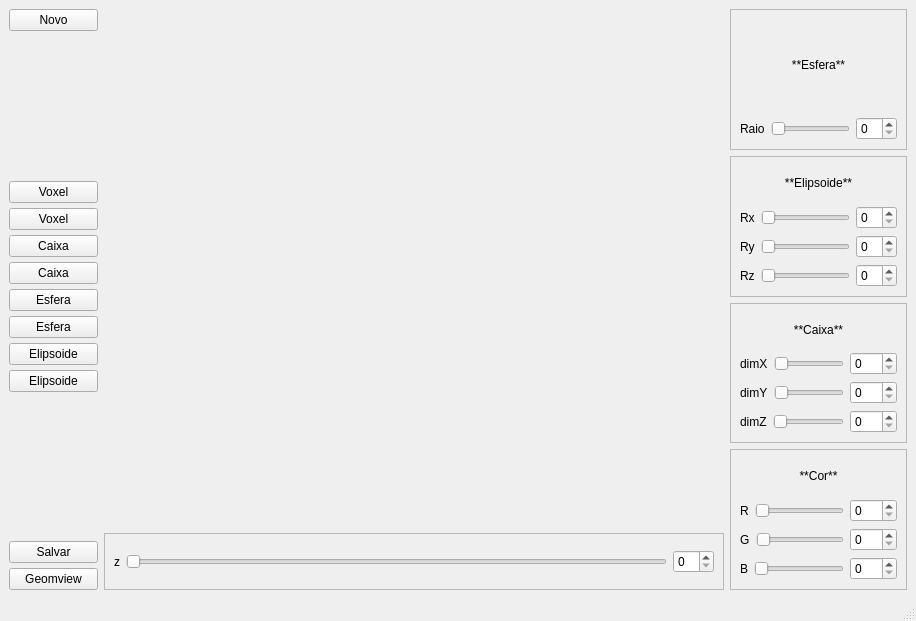
<?xml version="1.0" encoding="UTF-8"?>
<ui version="4.0">
 <class>MainWindow</class>
 <widget class="QMainWindow" name="MainWindow">
  <property name="geometry">
   <rect>
    <x>0</x>
    <y>0</y>
    <width>916</width>
    <height>621</height>
   </rect>
  </property>
  <property name="windowTitle">
   <string>MainWindow</string>
  </property>
  <widget class="QWidget" name="centralwidget">
   <layout class="QHBoxLayout" name="horizontalLayout" stretch="10,70,20">
    <item>
     <layout class="QVBoxLayout" name="verticalLayout">
      <property name="spacing">
       <number>5</number>
      </property>
      <property name="sizeConstraint">
       <enum>QLayout::SetDefaultConstraint</enum>
      </property>
      <property name="bottomMargin">
       <number>0</number>
      </property>
      <item>
       <widget class="QPushButton" name="pushButton">
        <property name="text">
         <string>Novo</string>
        </property>
       </widget>
      </item>
      <item>
       <spacer name="verticalSpacer_2">
        <property name="orientation">
         <enum>Qt::Vertical</enum>
        </property>
        <property name="sizeHint" stdset="0">
         <size>
          <width>20</width>
          <height>40</height>
         </size>
        </property>
       </spacer>
      </item>
      <item>
       <widget class="QPushButton" name="pushButton_2">
        <property name="text">
         <string>Voxel</string>
        </property>
        <property name="icon">
         <iconset theme="add"/>
        </property>
       </widget>
      </item>
      <item>
       <widget class="QPushButton" name="pushButton_3">
        <property name="text">
         <string>Voxel</string>
        </property>
        <property name="icon">
         <iconset theme="remove"/>
        </property>
        <property name="flat">
         <bool>false</bool>
        </property>
       </widget>
      </item>
      <item>
       <widget class="QPushButton" name="pushButton_4">
        <property name="text">
         <string>Caixa</string>
        </property>
        <property name="icon">
         <iconset theme="add"/>
        </property>
       </widget>
      </item>
      <item>
       <widget class="QPushButton" name="pushButton_5">
        <property name="text">
         <string>Caixa</string>
        </property>
        <property name="icon">
         <iconset theme="remove"/>
        </property>
       </widget>
      </item>
      <item>
       <widget class="QPushButton" name="pushButton_6">
        <property name="sizePolicy">
         <sizepolicy hsizetype="Minimum" vsizetype="Preferred">
          <horstretch>0</horstretch>
          <verstretch>0</verstretch>
         </sizepolicy>
        </property>
        <property name="text">
         <string>Esfera</string>
        </property>
        <property name="icon">
         <iconset theme="add"/>
        </property>
       </widget>
      </item>
      <item>
       <widget class="QPushButton" name="pushButton_7">
        <property name="text">
         <string>Esfera</string>
        </property>
        <property name="icon">
         <iconset theme="remove"/>
        </property>
       </widget>
      </item>
      <item>
       <widget class="QPushButton" name="pushButton_8">
        <property name="text">
         <string>Elipsoide</string>
        </property>
        <property name="icon">
         <iconset theme="add"/>
        </property>
       </widget>
      </item>
      <item>
       <widget class="QPushButton" name="pushButton_9">
        <property name="text">
         <string>Elipsoide</string>
        </property>
        <property name="icon">
         <iconset theme="remove"/>
        </property>
       </widget>
      </item>
      <item>
       <spacer name="verticalSpacer">
        <property name="orientation">
         <enum>Qt::Vertical</enum>
        </property>
        <property name="sizeHint" stdset="0">
         <size>
          <width>20</width>
          <height>40</height>
         </size>
        </property>
       </spacer>
      </item>
      <item>
       <widget class="QPushButton" name="pushButton_11">
        <property name="text">
         <string>Salvar</string>
        </property>
       </widget>
      </item>
      <item>
       <widget class="QPushButton" name="pushButton_10">
        <property name="text">
         <string>Geomview</string>
        </property>
       </widget>
      </item>
     </layout>
    </item>
    <item>
     <layout class="QVBoxLayout" name="verticalLayout_8" stretch="90,10">
      <item>
       <widget class="Plotter" name="widget" native="true">
        <property name="sizePolicy">
         <sizepolicy hsizetype="Preferred" vsizetype="Preferred">
          <horstretch>0</horstretch>
          <verstretch>0</verstretch>
         </sizepolicy>
        </property>
       </widget>
      </item>
      <item>
       <widget class="QFrame" name="frame_5">
        <property name="statusTip">
         <string/>
        </property>
        <property name="whatsThis">
         <string/>
        </property>
        <property name="accessibleName">
         <string/>
        </property>
        <property name="frameShape">
         <enum>QFrame::StyledPanel</enum>
        </property>
        <property name="frameShadow">
         <enum>QFrame::Raised</enum>
        </property>
        <layout class="QVBoxLayout" name="verticalLayout_7">
         <item>
          <layout class="QHBoxLayout" name="horizontalLayout_14" stretch="0,95,0">
           <item>
            <widget class="QLabel" name="zLabel">
             <property name="text">
              <string>z</string>
             </property>
            </widget>
           </item>
           <item>
            <widget class="QSlider" name="zSlider">
             <property name="minimum">
              <number>0</number>
             </property>
             <property name="maximum">
              <number>99</number>
             </property>
             <property name="orientation">
              <enum>Qt::Horizontal</enum>
             </property>
            </widget>
           </item>
           <item>
            <widget class="QSpinBox" name="spinBox_13"/>
           </item>
          </layout>
         </item>
        </layout>
       </widget>
      </item>
     </layout>
    </item>
    <item>
     <layout class="QVBoxLayout" name="verticalLayout_6">
      <item>
       <widget class="QFrame" name="frame">
        <property name="statusTip">
         <string/>
        </property>
        <property name="whatsThis">
         <string/>
        </property>
        <property name="accessibleName">
         <string/>
        </property>
        <property name="frameShape">
         <enum>QFrame::StyledPanel</enum>
        </property>
        <property name="frameShadow">
         <enum>QFrame::Raised</enum>
        </property>
        <layout class="QVBoxLayout" name="verticalLayout_2">
         <item>
          <widget class="QLabel" name="sphereTitle">
           <property name="layoutDirection">
            <enum>Qt::LeftToRight</enum>
           </property>
           <property name="autoFillBackground">
            <bool>false</bool>
           </property>
           <property name="text">
            <string>**Esfera**</string>
           </property>
           <property name="textFormat">
            <enum>Qt::MarkdownText</enum>
           </property>
           <property name="alignment">
            <set>Qt::AlignCenter</set>
           </property>
          </widget>
         </item>
         <item>
          <layout class="QHBoxLayout" name="horizontalLayout_2" stretch="0,95,0">
           <item>
            <widget class="QLabel" name="label">
             <property name="text">
              <string>Raio</string>
             </property>
            </widget>
           </item>
           <item>
            <widget class="QSlider" name="radiusSlider">
             <property name="orientation">
              <enum>Qt::Horizontal</enum>
             </property>
            </widget>
           </item>
           <item>
            <widget class="QSpinBox" name="spinBox"/>
           </item>
          </layout>
         </item>
        </layout>
       </widget>
      </item>
      <item>
       <widget class="QFrame" name="frame_2">
        <property name="statusTip">
         <string/>
        </property>
        <property name="whatsThis">
         <string/>
        </property>
        <property name="accessibleName">
         <string/>
        </property>
        <property name="frameShape">
         <enum>QFrame::StyledPanel</enum>
        </property>
        <property name="frameShadow">
         <enum>QFrame::Raised</enum>
        </property>
        <layout class="QVBoxLayout" name="verticalLayout_3">
         <item>
          <widget class="QLabel" name="elipsoidTitle">
           <property name="layoutDirection">
            <enum>Qt::LeftToRight</enum>
           </property>
           <property name="autoFillBackground">
            <bool>false</bool>
           </property>
           <property name="text">
            <string>**Elipsoide**</string>
           </property>
           <property name="textFormat">
            <enum>Qt::MarkdownText</enum>
           </property>
           <property name="alignment">
            <set>Qt::AlignCenter</set>
           </property>
          </widget>
         </item>
         <item>
          <layout class="QHBoxLayout" name="horizontalLayout_4" stretch="0,95,0">
           <item>
            <widget class="QLabel" name="rx">
             <property name="text">
              <string>Rx</string>
             </property>
            </widget>
           </item>
           <item>
            <widget class="QSlider" name="rxSlider">
             <property name="orientation">
              <enum>Qt::Horizontal</enum>
             </property>
            </widget>
           </item>
           <item>
            <widget class="QSpinBox" name="spinBox_2"/>
           </item>
          </layout>
         </item>
         <item>
          <layout class="QHBoxLayout" name="horizontalLayout_3" stretch="0,95,0">
           <item>
            <widget class="QLabel" name="ry">
             <property name="text">
              <string>Ry</string>
             </property>
            </widget>
           </item>
           <item>
            <widget class="QSlider" name="rySlider">
             <property name="orientation">
              <enum>Qt::Horizontal</enum>
             </property>
            </widget>
           </item>
           <item>
            <widget class="QSpinBox" name="spinBox_3"/>
           </item>
          </layout>
         </item>
         <item>
          <layout class="QHBoxLayout" name="horizontalLayout_5" stretch="0,95,0">
           <item>
            <widget class="QLabel" name="rz">
             <property name="text">
              <string>Rz</string>
             </property>
            </widget>
           </item>
           <item>
            <widget class="QSlider" name="rzSlider">
             <property name="orientation">
              <enum>Qt::Horizontal</enum>
             </property>
            </widget>
           </item>
           <item>
            <widget class="QSpinBox" name="spinBox_4"/>
           </item>
          </layout>
         </item>
        </layout>
       </widget>
      </item>
      <item>
       <widget class="QFrame" name="frame_3">
        <property name="statusTip">
         <string/>
        </property>
        <property name="whatsThis">
         <string/>
        </property>
        <property name="accessibleName">
         <string/>
        </property>
        <property name="frameShape">
         <enum>QFrame::StyledPanel</enum>
        </property>
        <property name="frameShadow">
         <enum>QFrame::Raised</enum>
        </property>
        <layout class="QVBoxLayout" name="verticalLayout_4">
         <item>
          <widget class="QLabel" name="boxTitle">
           <property name="layoutDirection">
            <enum>Qt::LeftToRight</enum>
           </property>
           <property name="autoFillBackground">
            <bool>false</bool>
           </property>
           <property name="text">
            <string>**Caixa**</string>
           </property>
           <property name="textFormat">
            <enum>Qt::MarkdownText</enum>
           </property>
           <property name="alignment">
            <set>Qt::AlignCenter</set>
           </property>
          </widget>
         </item>
         <item>
          <layout class="QHBoxLayout" name="horizontalLayout_6" stretch="0,95,0">
           <item>
            <widget class="QLabel" name="dimx">
             <property name="text">
              <string>dimX</string>
             </property>
            </widget>
           </item>
           <item>
            <widget class="QSlider" name="dimXSlider">
             <property name="orientation">
              <enum>Qt::Horizontal</enum>
             </property>
            </widget>
           </item>
           <item>
            <widget class="QSpinBox" name="spinBox_5">
             <property name="maximum">
              <number>255</number>
             </property>
            </widget>
           </item>
          </layout>
         </item>
         <item>
          <layout class="QHBoxLayout" name="horizontalLayout_7" stretch="0,95,0">
           <item>
            <widget class="QLabel" name="dimy">
             <property name="text">
              <string>dimY</string>
             </property>
            </widget>
           </item>
           <item>
            <widget class="QSlider" name="dimYSlider">
             <property name="orientation">
              <enum>Qt::Horizontal</enum>
             </property>
            </widget>
           </item>
           <item>
            <widget class="QSpinBox" name="spinBox_6">
             <property name="maximum">
              <number>255</number>
             </property>
            </widget>
           </item>
          </layout>
         </item>
         <item>
          <layout class="QHBoxLayout" name="horizontalLayout_8" stretch="0,95,0">
           <item>
            <widget class="QLabel" name="dimz">
             <property name="text">
              <string>dimZ</string>
             </property>
            </widget>
           </item>
           <item>
            <widget class="QSlider" name="dimZSlider">
             <property name="orientation">
              <enum>Qt::Horizontal</enum>
             </property>
            </widget>
           </item>
           <item>
            <widget class="QSpinBox" name="spinBox_7">
             <property name="maximum">
              <number>255</number>
             </property>
            </widget>
           </item>
          </layout>
         </item>
        </layout>
       </widget>
      </item>
      <item>
       <widget class="QFrame" name="frame_4">
        <property name="statusTip">
         <string/>
        </property>
        <property name="whatsThis">
         <string/>
        </property>
        <property name="accessibleName">
         <string/>
        </property>
        <property name="frameShape">
         <enum>QFrame::StyledPanel</enum>
        </property>
        <property name="frameShadow">
         <enum>QFrame::Raised</enum>
        </property>
        <layout class="QVBoxLayout" name="verticalLayout_5">
         <item>
          <widget class="QLabel" name="colorTitle">
           <property name="layoutDirection">
            <enum>Qt::LeftToRight</enum>
           </property>
           <property name="autoFillBackground">
            <bool>false</bool>
           </property>
           <property name="text">
            <string>**Cor**</string>
           </property>
           <property name="textFormat">
            <enum>Qt::MarkdownText</enum>
           </property>
           <property name="alignment">
            <set>Qt::AlignCenter</set>
           </property>
          </widget>
         </item>
         <item>
          <layout class="QHBoxLayout" name="horizontalLayout_9" stretch="0,95,0">
           <item>
            <widget class="QLabel" name="rColor">
             <property name="text">
              <string>R</string>
             </property>
            </widget>
           </item>
           <item>
            <widget class="QSlider" name="rColorSlider">
             <property name="maximum">
              <number>255</number>
             </property>
             <property name="value">
              <number>0</number>
             </property>
             <property name="orientation">
              <enum>Qt::Horizontal</enum>
             </property>
            </widget>
           </item>
           <item>
            <widget class="QSpinBox" name="spinBox_8">
             <property name="maximum">
              <number>255</number>
             </property>
             <property name="value">
              <number>0</number>
             </property>
            </widget>
           </item>
          </layout>
         </item>
         <item>
          <layout class="QHBoxLayout" name="horizontalLayout_10" stretch="0,95,0">
           <item>
            <widget class="QLabel" name="gColor">
             <property name="text">
              <string>G</string>
             </property>
            </widget>
           </item>
           <item>
            <widget class="QSlider" name="gColorSlider">
             <property name="maximum">
              <number>255</number>
             </property>
             <property name="value">
              <number>0</number>
             </property>
             <property name="orientation">
              <enum>Qt::Horizontal</enum>
             </property>
            </widget>
           </item>
           <item>
            <widget class="QSpinBox" name="spinBox_9">
             <property name="maximum">
              <number>255</number>
             </property>
             <property name="value">
              <number>0</number>
             </property>
            </widget>
           </item>
          </layout>
         </item>
         <item>
          <layout class="QHBoxLayout" name="horizontalLayout_11" stretch="0,95,0">
           <item>
            <widget class="QLabel" name="bColor">
             <property name="text">
              <string>B</string>
             </property>
            </widget>
           </item>
           <item>
            <widget class="QSlider" name="bColorSlider">
             <property name="maximum">
              <number>255</number>
             </property>
             <property name="value">
              <number>0</number>
             </property>
             <property name="orientation">
              <enum>Qt::Horizontal</enum>
             </property>
            </widget>
           </item>
           <item>
            <widget class="QSpinBox" name="spinBox_10">
             <property name="maximum">
              <number>255</number>
             </property>
             <property name="value">
              <number>0</number>
             </property>
            </widget>
           </item>
          </layout>
         </item>
        </layout>
       </widget>
      </item>
     </layout>
    </item>
   </layout>
  </widget>
  <widget class="QMenuBar" name="menubar">
   <property name="geometry">
    <rect>
     <x>0</x>
     <y>0</y>
     <width>916</width>
     <height>30</height>
    </rect>
   </property>
  </widget>
  <widget class="QStatusBar" name="statusbar"/>
 </widget>
 <customwidgets>
  <customwidget>
   <class>Plotter</class>
   <extends>QWidget</extends>
   <header>plotter.h</header>
   <container>1</container>
  </customwidget>
 </customwidgets>
 <resources/>
 <connections>
  <connection>
   <sender>radiusSlider</sender>
   <signal>valueChanged(int)</signal>
   <receiver>spinBox</receiver>
   <slot>setValue(int)</slot>
   <hints>
    <hint type="sourcelabel">
     <x>825</x>
     <y>84</y>
    </hint>
    <hint type="destinationlabel">
     <x>853</x>
     <y>85</y>
    </hint>
   </hints>
  </connection>
  <connection>
   <sender>rxSlider</sender>
   <signal>valueChanged(int)</signal>
   <receiver>spinBox_2</receiver>
   <slot>setValue(int)</slot>
   <hints>
    <hint type="sourcelabel">
     <x>825</x>
     <y>164</y>
    </hint>
    <hint type="destinationlabel">
     <x>850</x>
     <y>164</y>
    </hint>
   </hints>
  </connection>
  <connection>
   <sender>rySlider</sender>
   <signal>valueChanged(int)</signal>
   <receiver>spinBox_3</receiver>
   <slot>setValue(int)</slot>
   <hints>
    <hint type="sourcelabel">
     <x>825</x>
     <y>208</y>
    </hint>
    <hint type="destinationlabel">
     <x>853</x>
     <y>205</y>
    </hint>
   </hints>
  </connection>
  <connection>
   <sender>rzSlider</sender>
   <signal>valueChanged(int)</signal>
   <receiver>spinBox_4</receiver>
   <slot>setValue(int)</slot>
   <hints>
    <hint type="sourcelabel">
     <x>825</x>
     <y>243</y>
    </hint>
    <hint type="destinationlabel">
     <x>848</x>
     <y>245</y>
    </hint>
   </hints>
  </connection>
  <connection>
   <sender>dimXSlider</sender>
   <signal>valueChanged(int)</signal>
   <receiver>spinBox_5</receiver>
   <slot>setValue(int)</slot>
   <hints>
    <hint type="sourcelabel">
     <x>807</x>
     <y>322</y>
    </hint>
    <hint type="destinationlabel">
     <x>863</x>
     <y>333</y>
    </hint>
   </hints>
  </connection>
  <connection>
   <sender>dimYSlider</sender>
   <signal>valueChanged(int)</signal>
   <receiver>spinBox_6</receiver>
   <slot>setValue(int)</slot>
   <hints>
    <hint type="sourcelabel">
     <x>803</x>
     <y>369</y>
    </hint>
    <hint type="destinationlabel">
     <x>860</x>
     <y>364</y>
    </hint>
   </hints>
  </connection>
  <connection>
   <sender>dimZSlider</sender>
   <signal>valueChanged(int)</signal>
   <receiver>spinBox_7</receiver>
   <slot>setValue(int)</slot>
   <hints>
    <hint type="sourcelabel">
     <x>799</x>
     <y>409</y>
    </hint>
    <hint type="destinationlabel">
     <x>858</x>
     <y>406</y>
    </hint>
   </hints>
  </connection>
  <connection>
   <sender>rColorSlider</sender>
   <signal>valueChanged(int)</signal>
   <receiver>spinBox_8</receiver>
   <slot>setValue(int)</slot>
   <hints>
    <hint type="sourcelabel">
     <x>825</x>
     <y>485</y>
    </hint>
    <hint type="destinationlabel">
     <x>851</x>
     <y>489</y>
    </hint>
   </hints>
  </connection>
  <connection>
   <sender>gColorSlider</sender>
   <signal>valueChanged(int)</signal>
   <receiver>spinBox_9</receiver>
   <slot>setValue(int)</slot>
   <hints>
    <hint type="sourcelabel">
     <x>801</x>
     <y>527</y>
    </hint>
    <hint type="destinationlabel">
     <x>851</x>
     <y>529</y>
    </hint>
   </hints>
  </connection>
  <connection>
   <sender>bColorSlider</sender>
   <signal>valueChanged(int)</signal>
   <receiver>spinBox_10</receiver>
   <slot>setValue(int)</slot>
   <hints>
    <hint type="sourcelabel">
     <x>804</x>
     <y>566</y>
    </hint>
    <hint type="destinationlabel">
     <x>853</x>
     <y>566</y>
    </hint>
   </hints>
  </connection>
  <connection>
   <sender>spinBox</sender>
   <signal>valueChanged(int)</signal>
   <receiver>radiusSlider</receiver>
   <slot>setValue(int)</slot>
   <hints>
    <hint type="sourcelabel">
     <x>864</x>
     <y>96</y>
    </hint>
    <hint type="destinationlabel">
     <x>825</x>
     <y>89</y>
    </hint>
   </hints>
  </connection>
  <connection>
   <sender>spinBox_2</sender>
   <signal>valueChanged(int)</signal>
   <receiver>rxSlider</receiver>
   <slot>setValue(int)</slot>
   <hints>
    <hint type="sourcelabel">
     <x>858</x>
     <y>169</y>
    </hint>
    <hint type="destinationlabel">
     <x>810</x>
     <y>167</y>
    </hint>
   </hints>
  </connection>
  <connection>
   <sender>spinBox_3</sender>
   <signal>valueChanged(int)</signal>
   <receiver>rySlider</receiver>
   <slot>setValue(int)</slot>
   <hints>
    <hint type="sourcelabel">
     <x>857</x>
     <y>216</y>
    </hint>
    <hint type="destinationlabel">
     <x>820</x>
     <y>209</y>
    </hint>
   </hints>
  </connection>
  <connection>
   <sender>spinBox_4</sender>
   <signal>valueChanged(int)</signal>
   <receiver>rzSlider</receiver>
   <slot>setValue(int)</slot>
   <hints>
    <hint type="sourcelabel">
     <x>865</x>
     <y>246</y>
    </hint>
    <hint type="destinationlabel">
     <x>825</x>
     <y>246</y>
    </hint>
   </hints>
  </connection>
  <connection>
   <sender>spinBox_5</sender>
   <signal>valueChanged(int)</signal>
   <receiver>dimXSlider</receiver>
   <slot>setValue(int)</slot>
   <hints>
    <hint type="sourcelabel">
     <x>859</x>
     <y>336</y>
    </hint>
    <hint type="destinationlabel">
     <x>825</x>
     <y>332</y>
    </hint>
   </hints>
  </connection>
  <connection>
   <sender>spinBox_6</sender>
   <signal>valueChanged(int)</signal>
   <receiver>dimYSlider</receiver>
   <slot>setValue(int)</slot>
   <hints>
    <hint type="sourcelabel">
     <x>862</x>
     <y>368</y>
    </hint>
    <hint type="destinationlabel">
     <x>825</x>
     <y>368</y>
    </hint>
   </hints>
  </connection>
  <connection>
   <sender>spinBox_7</sender>
   <signal>valueChanged(int)</signal>
   <receiver>dimZSlider</receiver>
   <slot>setValue(int)</slot>
   <hints>
    <hint type="sourcelabel">
     <x>855</x>
     <y>411</y>
    </hint>
    <hint type="destinationlabel">
     <x>825</x>
     <y>405</y>
    </hint>
   </hints>
  </connection>
  <connection>
   <sender>spinBox_8</sender>
   <signal>valueChanged(int)</signal>
   <receiver>rColorSlider</receiver>
   <slot>setValue(int)</slot>
   <hints>
    <hint type="sourcelabel">
     <x>848</x>
     <y>488</y>
    </hint>
    <hint type="destinationlabel">
     <x>825</x>
     <y>488</y>
    </hint>
   </hints>
  </connection>
  <connection>
   <sender>spinBox_9</sender>
   <signal>valueChanged(int)</signal>
   <receiver>gColorSlider</receiver>
   <slot>setValue(int)</slot>
   <hints>
    <hint type="sourcelabel">
     <x>859</x>
     <y>526</y>
    </hint>
    <hint type="destinationlabel">
     <x>825</x>
     <y>524</y>
    </hint>
   </hints>
  </connection>
  <connection>
   <sender>spinBox_10</sender>
   <signal>valueChanged(int)</signal>
   <receiver>bColorSlider</receiver>
   <slot>setValue(int)</slot>
   <hints>
    <hint type="sourcelabel">
     <x>862</x>
     <y>573</y>
    </hint>
    <hint type="destinationlabel">
     <x>825</x>
     <y>570</y>
    </hint>
   </hints>
  </connection>
  <connection>
   <sender>zSlider</sender>
   <signal>valueChanged(int)</signal>
   <receiver>spinBox_13</receiver>
   <slot>setValue(int)</slot>
   <hints>
    <hint type="sourcelabel">
     <x>478</x>
     <y>567</y>
    </hint>
    <hint type="destinationlabel">
     <x>677</x>
     <y>569</y>
    </hint>
   </hints>
  </connection>
  <connection>
   <sender>spinBox_13</sender>
   <signal>valueChanged(int)</signal>
   <receiver>zSlider</receiver>
   <slot>setValue(int)</slot>
   <hints>
    <hint type="sourcelabel">
     <x>689</x>
     <y>565</y>
    </hint>
    <hint type="destinationlabel">
     <x>615</x>
     <y>564</y>
    </hint>
   </hints>
  </connection>
  <connection>
   <sender>pushButton</sender>
   <signal>clicked()</signal>
   <receiver>MainWindow</receiver>
   <slot>openNewSculptureDialog()</slot>
   <hints>
    <hint type="sourcelabel">
     <x>66</x>
     <y>48</y>
    </hint>
    <hint type="destinationlabel">
     <x>84</x>
     <y>35</y>
    </hint>
   </hints>
  </connection>
 </connections>
 <slots>
  <slot>openNewSculptureDialog()</slot>
  <slot>setZ()</slot>
 </slots>
</ui>
